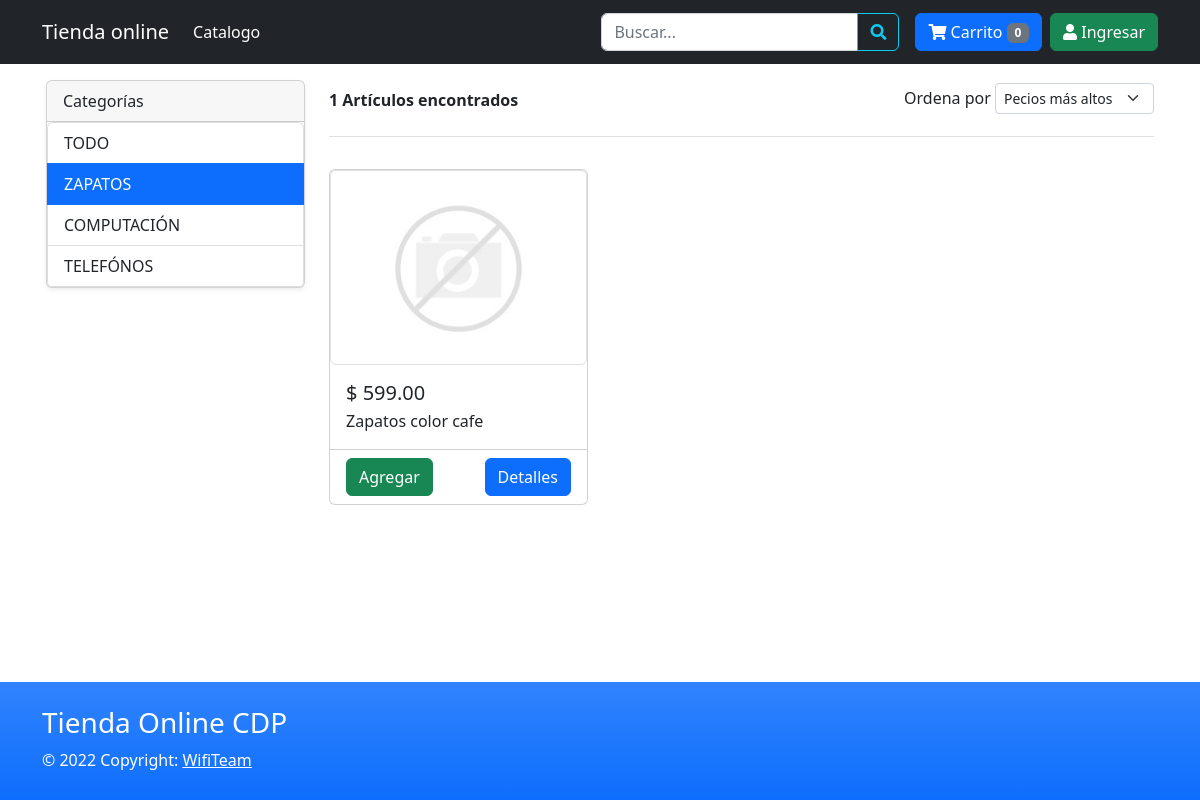
The app's page /tienda_online/index.php?cat=1 with its own data.
### tables this page shows
CREATE TABLE `categorias` (
  `id` int NOT NULL,
  `nombre` varchar(50) NOT NULL,
  `activo` tinyint NOT NULL DEFAULT '1'
);

CREATE TABLE `productos` (
  `id` int NOT NULL,
  `slug` varchar(120) NOT NULL,
  `nombre` varchar(200) NOT NULL,
  `descripcion` mediumtext NOT NULL,
  `precio` decimal(10,2) NOT NULL,
  `descuento` tinyint NOT NULL DEFAULT '0',
  `stock` int NOT NULL DEFAULT '0',
  `id_categoria` int NOT NULL,
  `activo` int NOT NULL
);

### tienda_online/index.php (the view, shortened to what this page needs)
<?php
$db = new Database();
$con = $db->conectar();
$idCategoria = $_GET['cat'] ?? '';
$orden = $_GET['orden'] ?? '';
$params = [];
$sql = "SELECT id, slug, nombre, precio FROM productos WHERE activo=1";
if (!empty($idCategoria)) {
    $sql .= " AND id_categoria = ?";
    $params[] = $idCategoria;
}
$query = $con->prepare($sql);
$query->execute($params);
$resultado = $query->fetchAll(PDO::FETCH_ASSOC);
$totalRegistros = count($resultado);
$categoriaSql = $con->prepare("SELECT id, nombre FROM categorias WHERE activo=1");
$categoriaSql->execute();
$categorias = $categoriaSql->fetchAll(PDO::FETCH_ASSOC);
?>
<!DOCTYPE html>
<html lang="es" class="h-100">
<head>
    <link href="css/bootstrap.min.css" rel="stylesheet">
    <link href="css/all.min.css" rel="stylesheet">
    <link href="css/estilos.css" rel="stylesheet">
</head>
<body class="d-flex flex-column h-100">
    <?php include 'menu.php'; ?>
    <main class="flex-shrink-0">
        <div class="container p-3">
            <div class="row">
                <div class="col-12 col-md-3 col-lg-3">
                    <div class="card shadow-sm">
                        <div class="card-header">
                            Categorías
                        </div>
                        <div class="list-group">
                            <a href="index.php" class="list-group-item list-group-item-action">TODO</a>
                            <?php foreach ($categorias as $categoria) { ?>
                                <a href="index.php?cat=<?php echo $categoria['id']; ?>" class="list-group-item list-group-item-action <?php echo ($categoria['id'] == $idCategoria) ? 'active' : ''; ?>">
                                    <?php echo $categoria['nombre']; ?>
                                </a>
                            <?php } ?>
                        </div>
                    </div>
                </div>
                <div class="col-12 col-md-9 col-lg-9">
                    <header class="d-sm-flex align-items-center border-bottom mb-4 pb-3">
                        <strong class="d-block py-2"><?php echo $totalRegistros; ?> Artículos encontrados </strong>
                        <div class="ms-auto">
                            <form action="index.php" id="ordenForm" method="get" onchange="submitForm()">
                                <label for="cbx-orden" class="form-label">Ordena por</label>
                                <select class="form-select d-inline-block w-auto pt-1 form-select-sm" name="orden" id="orden">
                                    <option value="precio_alto" <?php echo ($orden === 'precio_alto') ? 'selected' : ''; ?>>Pecios más altos</option>
                                </select>
                            </form>
                        </div>
                    </header>
                    <div class="row">
                        <?php foreach ($resultado as $row) { ?>
                            <div class="col-lg-4 col-md-6 col-sm-6 d-flex">
                                <div class="card w-100 my-2 shadow-2-strong">
                                    <?php
                                    $id = $row['id'];
                                    $imagen = "images/productos/$id/principal.jpg";
                                    if (!file_exists($imagen)) {
                                        $imagen = "images/no-photo.jpg";
                                    }
                                    ?>
                                    <a href="details/<?php echo $row['slug']; ?>">
                                        <img src="<?php echo $imagen; ?>" class="img-thumbnail" style="max-height: 300px">
                                    </a>
                                    <div class="card-body d-flex flex-column">
                                        <div class="d-flex flex-row">
                                            <h5 class="mb-1 me-1"><?php echo MONEDA . ' ' . number_format($row['precio'], 2, '.', ','); ?></h5>
                                        </div>
                                        <p class="card-text"><?php echo $row['nombre']; ?></p>
                                    </div>
                                    <div class="card-footer bg-transparent">
                                        <div class="d-flex justify-content-between align-items-center">
                                            <a class="btn btn-success" onClick="addProducto(<?php echo $row['id']; ?>)">Agregar</a>
                                            <div class="btn-group">
                                                <a href="details/<?php echo $row['slug']; ?>" class="btn btn-primary">Detalles</a>
                                            </div>
                                        </div>
                                    </div>
                                </div>
                            </div>
                        <?php } ?>
                    </div>
                </div>
            </div>
        </div>
    </main>
    <?php include 'footer.php'; ?>
</body>
</html>

### tienda_online/css/estilos.css (style rules this page uses)
main>.container { padding: 30px 0; }

### records on screen
categorias: nombre "ZAPATOS"
categorias: nombre "COMPUTACIÓN"
categorias: nombre "TELEFÓNOS"
productos: precio "599.00", nombre "Zapatos color cafe"

### other values on screen
$num_cart "0"
$totalRegistros "1"
